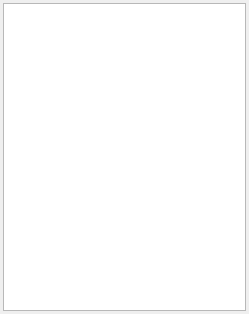
<?xml version="1.0" encoding="UTF-8"?>
<ui version="4.0">
 <class>DlgActualInputRegister</class>
 <widget class="QDialog" name="DlgActualInputRegister">
  <property name="windowModality">
   <enum>Qt::NonModal</enum>
  </property>
  <property name="enabled">
   <bool>true</bool>
  </property>
  <property name="geometry">
   <rect>
    <x>0</x>
    <y>0</y>
    <width>249</width>
    <height>314</height>
   </rect>
  </property>
  <property name="sizePolicy">
   <sizepolicy hsizetype="Preferred" vsizetype="Preferred">
    <horstretch>0</horstretch>
    <verstretch>0</verstretch>
   </sizepolicy>
  </property>
  <property name="windowTitle">
   <string>Input Registers</string>
  </property>
  <property name="sizeGripEnabled">
   <bool>false</bool>
  </property>
  <property name="modal">
   <bool>false</bool>
  </property>
  <layout class="QVBoxLayout" name="verticalLayout">
   <property name="spacing">
    <number>3</number>
   </property>
   <property name="sizeConstraint">
    <enum>QLayout::SetDefaultConstraint</enum>
   </property>
   <property name="leftMargin">
    <number>3</number>
   </property>
   <property name="topMargin">
    <number>3</number>
   </property>
   <property name="rightMargin">
    <number>3</number>
   </property>
   <property name="bottomMargin">
    <number>3</number>
   </property>
   <item>
    <widget class="QTableWidget" name="tableWidget">
     <property name="styleSheet">
      <string notr="true">QHeaderView::section {    
	background-color: rgb(227, 227, 227);

    padding-left: 4px;
    border: 1px solid lightgrey;
	
	font: 10pt &quot;MS Shell Dlg 2&quot;;
}</string>
     </property>
    </widget>
   </item>
  </layout>
 </widget>
 <resources/>
 <connections/>
</ui>
